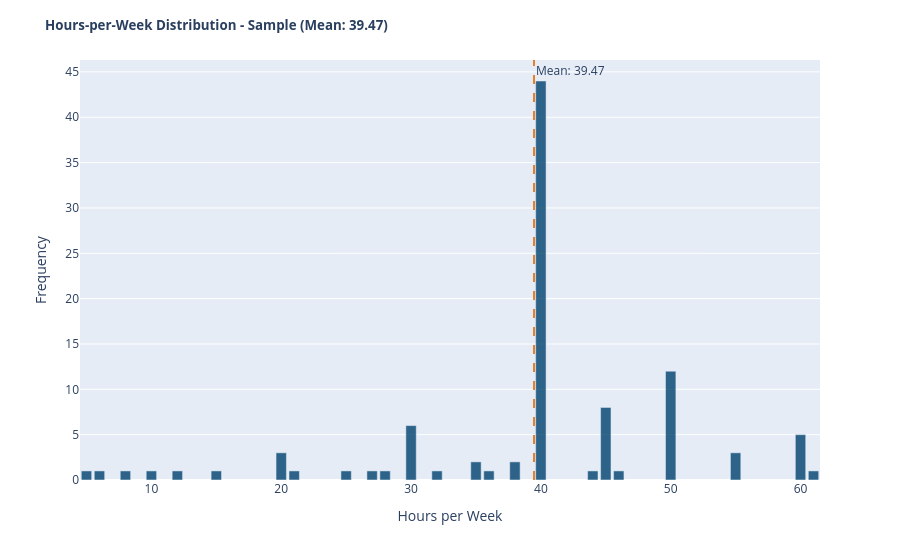

The cell this chart's notebook holds for it:
### Markdown cell above
Work on the following tasks:
1. Pick a random sample of 100 values from the hours-per-week attribute
2. Calculate the mean of this sample
3. Plot the sample distribution as a plotly.express bar chart. Add vertical line (fig.add_vline) to indicate the sample mean
4. Calculate the mean of the population (all the entries in the dataset) and compare it with the sample

### Code cell
import random 
import numpy as np
import plotly.express as px
import pandas as pd

# 1.
sample = random.sample(list(data['hours-per-week']), 100)

# 2.
sample_mean = np.mean(sample)

# 3.
# Count the frequency of each age in the sample
pd.DataFrame(sample)
s_counts = pd.DataFrame(sample).value_counts().sort_index()
s_counts = s_counts.to_frame().reset_index()

# Plot the sample data
fig = px.bar(x = s_counts[0], y=s_counts['count'])
fig.update_traces(marker=dict(color='rgba(0, 65, 110, 0.8)'))

# Add a vertical line for the population mean
fig.add_vline(x=sample_mean, line_dash="dash", annotation_text="Mean: "+str(sample_mean), annotation_position="top right", line_color="#E87F2B")

# Adjust the layout
fig.update_layout(
    barmode='overlay',
    xaxis_title_text='Hours per Week',
    yaxis_title_text='Frequency',
    title=dict(
            text='<b><span style="font-size: 10pt">Hours-per-Week Distribution - Sample (Mean: '+str(sample_mean)+')',
        ),
)

fig.show()


# 4.
population_mean = np.mean(data['hours-per-week'])
print(f"Sample mean:     {sample_mean:.2f} h")
print(f"Population mean: {population_mean:.2f} h")
print(f"Difference:      {sample_mean - population_mean:.2f} h")

### Figure 1 — Plotly figure (JSON) as saved in the notebook; plotly's stock layout.template omitted (floating-point values rounded to 4 significant figures)
{"data": [{"hovertemplate": "x=%{x}<br>y=%{y}<extra></extra>", "legendgroup": "", "marker": {"color": "rgba(0, 65, 110, 0.8)", "pattern": {"shape": ""}}, "name": "", "orientation": "v", "showlegend": false, "textposition": "auto", "type": "bar", "x": [5, 6, 8, 10, 12, 15, 20, 21, 25, 27, 28, 30, 32, 35, 36, 38, 40, 44, 45, 46, 50, 55, 60, 61], "xaxis": "x", "y": [1, 1, 1, 1, 1, 1, 3, 1, 1, 1, 1, 6, 1, 2, 1, 2, 44, 1, 8, 1, 12, 3, 5, 1], "yaxis": "y"}], "layout": {"annotations": [{"showarrow": false, "text": "Mean: 39.47", "x": 39.47, "xanchor": "left", "xref": "x", "y": 1, "yanchor": "top", "yref": "y domain"}], "barmode": "overlay", "legend": {"tracegroupgap": 0}, "margin": {"t": 60}, "shapes": [{"line": {"color": "#E87F2B", "dash": "dash"}, "type": "line", "x0": 39.47, "x1": 39.47, "xref": "x", "y0": 0, "y1": 1, "yref": "y domain"}], "title": {"text": "<b><span style=\"font-size: 10pt\">Hours-per-Week Distribution - Sample (Mean: 39.47)"}, "xaxis": {"anchor": "y", "domain": [0, 1], "title": {"text": "Hours per Week"}}, "yaxis": {"anchor": "x", "domain": [0, 1], "title": {"text": "Frequency"}}}}
